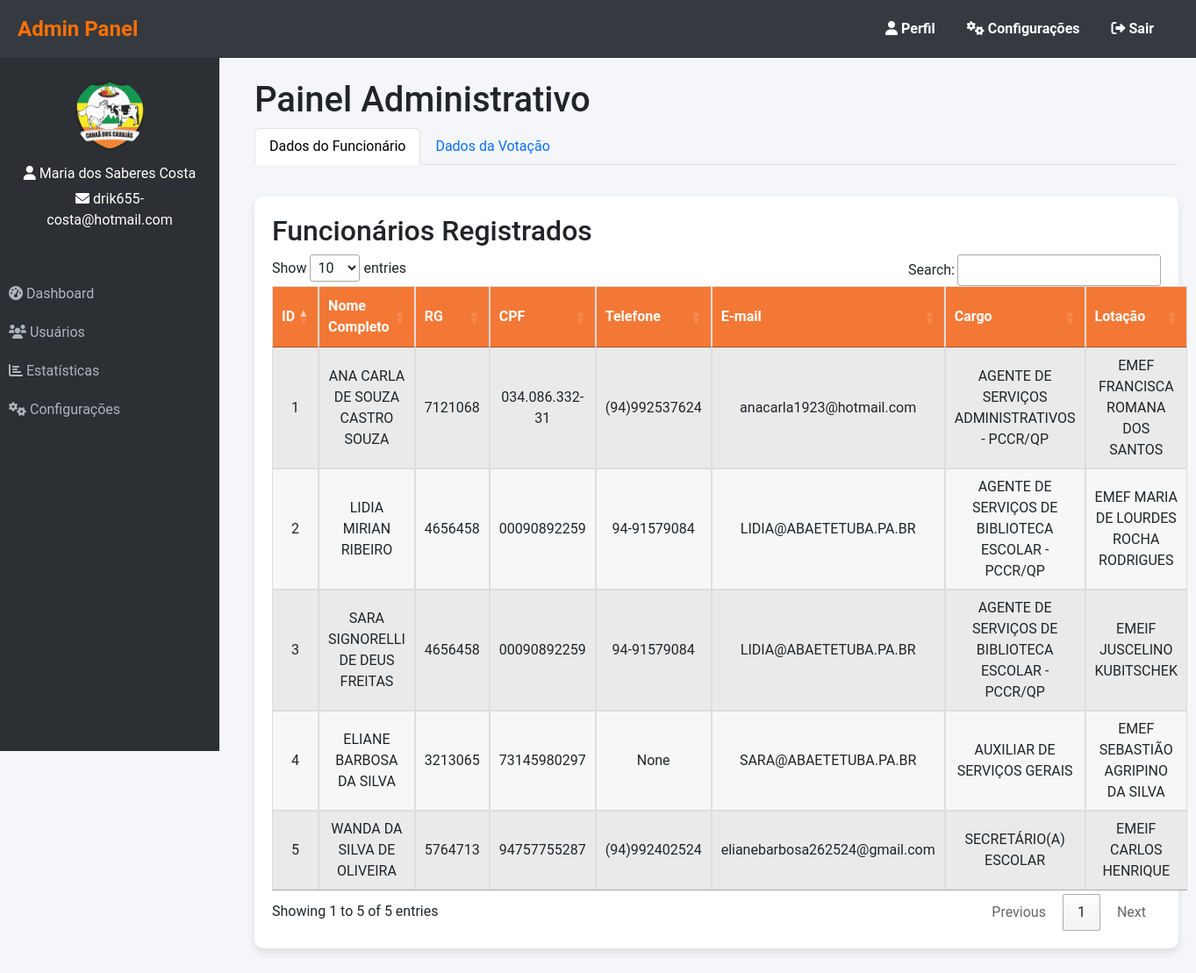
Page /listar_funcionarios/ (signed in) on the committed database.
### website/models.py (models this page shows, shortened)
class Usuario(AbstractUser):
    nome_completo = models.CharField(max_length=255)
    cpf = models.CharField(max_length=11, unique=True)  # CPF único
    email = models.EmailField(unique=True)
    data_cadastro = models.DateTimeField(auto_now_add=True)
    data_nascimento = models.DateField()  # Campo de data de nascimento
    telefone = models.CharField(max_length=15, null=True, blank=True)  # Telefone do Candidato
    telefone_contato_2 = models.CharField(max_length=15, null=True, blank=True)  # Telefone de Contato 2
    telefone_secundario = models.CharField(max_length=15, null=True, blank=True)
    endereco = models.CharField(max_length=255, null=True, blank=True)  # Endereço
    bairro = models.CharField(max_length=100, null=True, blank=True)  # Bairro
    ponto_referencia = models.CharField(max_length=255, null=True, blank=True)  # Ponto de Referência
    maior_de_18 = models.BooleanField(default=False)  # O Candidato é maior de 18 anos?
    responsavel_legal = models.CharField(max_length=255, null=True, blank=True)
    tipo_responsavel = models.CharField(max_length=50, choices=[
        ('Mãe', 'Mãe'),
        ('Pai', 'Pai'),
        ('Responsável Legal', 'Responsável Legal')
    ], null=True, blank=True)
    necessidade_especial = models.BooleanField(default=False)
    tipo_necessidade_especial = models.CharField(max_length=50, choices=[
        ('Baixa Visão', 'Baixa Visão'),
        ('Cegueira', 'Cegueira'),
        ('Auditiva', 'Auditiva'),
        ('Deficiência Física', 'Deficiência Física'),
        ('Deficiência Intelectual', 'Deficiência Intelectual')
    ], null=True, blank=True)
    etapa_matricula = models.CharField(max_length=50, choices=[
        ('Etapa I Ensino Fundamental I(1º 2º 3º ano)', 'Etapa I Ensino Fundamental I(1º 2º 3º ano)'),
        ('Etapa II Ensino Fundamental I(4º 5º ano)', 'Etapa II Ensino Fundamental I(4º 5º ano)'),
        ('Etapa III', 'Etapa III')
    ], null=True, blank=True)
    nome_responsavel = models.CharField(max_length=255, null=True, blank=True)  # Nome do Responsável Legal
    tipo_responsavel = models.CharField(max_length=50, choices=[('Mãe', 'Mãe'), ('Pai', 'Pai'), ('Responsável Legal', 'Responsável Legal')], null=True, blank=True)  # Tipo de Responsável Legal
    possui_necessidade_especial = models.BooleanField(default=False)  # Possui alguma necessidade especial?
    necessidade_especial_detalhe = models.CharField(
        max_length=50,
        choices=[
            ('Baixa Visão', 'Baixa Visão'),
            ('Cegueira', 'Cegueira'),
            ('Auditiva', 'Auditiva'),
            ('Deficiência Física', 'Deficiência Física'),
            ('Deficiência Intelectual', 'Deficiência Intelectual')
        ],
        null=True, blank=True
    )  # Caso possua, favor assinalar
    turno_disponivel = models.CharField(
        max_length=20,
        choices=[
            ('Manhã', 'Manhã'),
            ('Tarde', 'Tarde'),
            ('Noite', 'Noite')
        ],
        null=True, blank=True
    )  # Turno de Estudo Disponível
    etapa_pretendida = models.CharField(
        max_length=100,
        choices=[
            ('Etapa I Ensino Fundamental I (1º 2º 3º ano)', 'Etapa I Ensino Fundamental I (1º 2º 3º ano)'),
            ('Etapa II Ensino Fundamental I (4º 5º ano)', 'Etapa II Ensino Fundamental I (4º 5º ano)'),
            ('Etapa III Ensino Fundamental II', 'Etapa III Ensino Fundamental II')
        ],
        null=True, blank=True
    )  # Etapa pretendida para a matrícula
    groups = models.ManyToManyField(
        'auth.Group',
        related_name='custom_usuario_set',  # Name to avoid conflict
        blank=True
    )
    user_permissions = models.ManyToManyField(
        'auth.Permission',
        related_name='custom_usuario_permissions_set',  # Name to avoid conflict
        blank=True
    )

class Funcionario(models.Model):
    nome_completo = models.CharField(max_length=255)
    rg = models.CharField(max_length=20)
    cpf = models.CharField(max_length=14, unique=True)
    telefone = models.CharField(max_length=15)
    email = models.EmailField(max_length=255)
    cargo = models.CharField(max_length=100)
    lotacao = models.CharField(max_length=100)  # Lotação refers to the work location or department

### website/views.py (the view)
# urls.py: path('listar_funcionarios/', views.listar_funcionarios, name='listar_funcionarios'),
def listar_funcionarios(request):
    funcionarios = Funcionario.objects.all()  # Busca todos os registros da tabela Funcionario
    return render(request, 'listar_funcionarios.html', {'funcionarios': funcionarios})

### website/templates/listar_funcionarios.html (shortened to what this page needs)
<!DOCTYPE html>
{% load static %}
<html lang="en">
<head>
    <link rel="stylesheet" href="https://cdnjs.cloudflare.com/ajax/libs/font-awesome/6.0.0/css/all.min.css">
    <link href="https://cdn.jsdelivr.net/npm/bootstrap@5.3.0-alpha3/dist/css/bootstrap.min.css" rel="stylesheet">
    <link rel="stylesheet" href="https://cdn.datatables.net/1.13.1/css/jquery.dataTables.min.css">
    <link rel="stylesheet" href="{% static 'css/style.css' %}">
</head>
<body>
    <nav class="navbar navbar-expand-lg navbar-dark">
        <a class="navbar-brand" href="#">Admin Panel</a>
        <div class="collapse navbar-collapse" id="navbarNav">
            <ul class="navbar-nav ms-auto">
                <li class="nav-item">
                    <a class="nav-link" href="#"><i class="fas fa-user"></i> Perfil</a>
                </li>
                <li class="nav-item">
                    <a class="nav-link" href="#"><i class="fas fa-cogs"></i> Configurações</a>
                </li>
                <li class="nav-item">
                    <form method="POST" action="{% url 'logout' %}">
                        <button type="submit" class="btn btn-link nav-link">
                            <i class="fas fa-sign-out-alt"></i> Sair
                        </button>
                    </form>
                </li>
            </ul>
        </div>
    </nav>
    <div class="sidebar">
        <div class="admin-info">
            <img src="{% static 'img/admin_background.jpg' %}" alt="Admin Avatar" class="admin-avatar">
            <p><i class="fas fa-user"></i> {{ user.nome_completo }}</p>
            <p><i class="fas fa-envelope"></i> {{ user.email }}</p>
        </div>
        <a href="#"><i class="fas fa-tachometer-alt"></i> Dashboard</a>
        <a href="#"><i class="fas fa-users"></i> Usuários</a>
        <a href="#"><i class="fas fa-chart-bar"></i> Estatísticas</a>
        <a href="#"><i class="fas fa-cogs"></i> Configurações</a>
    </div>
    <div class="main-content">
        <h1>Painel Administrativo</h1>
        <ul class="nav nav-tabs" id="funcionarioTabs" role="tablist">
            <li class="nav-item" role="presentation">
                <button class="nav-link active" id="dados-funcionario-tab" data-bs-toggle="tab" data-bs-target="#dados-funcionario" type="button" role="tab" aria-controls="dados-funcionario" aria-selected="true">Dados do Funcionário</button>
            </li>
            <li class="nav-item" role="presentation">
                <button class="nav-link" id="dados-votacao-tab" data-bs-toggle="tab" data-bs-target="#dados-votacao" type="button" role="tab" aria-controls="dados-votacao" aria-selected="false">Dados da Votação</button>
            </li>
        </ul>
        <div class="tab-content mt-3" id="myTabContent">
            <div class="tab-pane fade show active" id="dados-funcionario" role="tabpanel" aria-labelledby="dados-funcionario-tab">
                <div class="table-container">
                    <h2>Funcionários Registrados</h2>
                    <table id="funcionarios-table" class="table table-striped table-bordered">
                        <thead>
                            <tr>
                                <th>ID</th>
                                <th>Nome Completo</th>
                                <th>RG</th>
                                <th>CPF</th>
                                <th>Telefone</th>
                                <th>E-mail</th>
                                <th>Cargo</th>
                                <th>Lotação</th>
                            </tr>
                        </thead>
                        <tbody>
                            {% for funcionario in funcionarios %}
                                <tr>
                                    <td>{{ funcionario.id }}</td>
                                    <td>{{ funcionario.nome_completo }}</td>
                                    <td>{{ funcionario.rg }}</td>
                                    <td>{{ funcionario.cpf }}</td>
                                    <td>{{ funcionario.telefone }}</td>
                                    <td>{{ funcionario.email }}</td>
                                    <td>{{ funcionario.cargo }}</td>
                                    <td>{{ funcionario.lotacao }}</td>
                                </tr>
                            {% endfor %}
                        </tbody>
                    </table>
                </div>
            </div>
        </div>
    </div>
</body>
</html>

### static/css/style.css (style rules this page uses)
html, body { height: 100%; margin: 0; display: flex; flex-direction: column; font-family: 'Roboto', sans-serif; background-color: #f5f7fa; }
.navbar { background-color: #343a40; margin-bottom: 0; position: relative; z-index: 1000; }
.navbar-nav .nav-link { color: white !important; font-weight: bold; }
.main-content { flex: 1; display: flex; flex-direction: column; }
.table th, .table td { border: 1px solid #ddd; padding: 8px; text-align: center; vertical-align: middle; }
.table th { background-color: #f47835; color: white; }
.table td { background-color: #f7f7f7; }
.table-container { margin: 20px 0; }
.table { width: 100%; margin-bottom: 20px; border-collapse: collapse; }

### website/templates/listar_funcionarios.html (style rules this page uses)
body { font-family: 'Roboto', sans-serif; background-color: #f4f6f9; }
.navbar { background-color: #343a40; padding: 10px 20px; position: fixed; top: 0; left: 0; width: 100%; z-index: 1000; }
.navbar-brand { color: #ff6f00; font-weight: bold; font-size: 1.5rem; }
.navbar-nav .nav-link { color: #adb5bd; font-size: 1rem; margin-right: 20px; }
.sidebar { background-color: #2c2f33; width: 250px; height: 100vh; position: fixed; top: 56px; left: 0; padding: 20px 0; }
.sidebar .admin-info { text-align: center; margin-bottom: 30px; padding: 15px; }
.sidebar .admin-avatar { width: 80px; height: 80px; border-radius: 50%; margin-bottom: 10px; }
.sidebar .admin-info p { color: #fff; margin: 5px 0; }
.sidebar a { color: #adb5bd; padding: 10px; text-decoration: none; display: block; font-size: 1rem; transition: all 0.3s ease; }
.main-content { margin-left: 270px; margin-top: 70px; padding: 20px; }
.table-container { background-color: #fff; padding: 20px; border-radius: 10px; box-shadow: 0 5px 10px rgba(0, 0, 0, 0.1); }
table th, table td { padding: 10px; text-align: left; }
table th { background-color: #ff6f00; color: white; text-align: center; }
table td { text-align: center; }

### rows in the picture
Usuario: nome_completo "Maria dos Saberes Costa", email "drik655-costa@hotmail.com"
Funcionario: id "1", nome_completo "ANA CARLA DE SOUZA CASTRO SOUZA", rg "7121068", cpf "034.086.332-31", telefone "(94)992537624", email "anacarla1923@hotmail.com", cargo "AGENTE DE SERVIÇOS ADMINISTRATIVOS - PCCR/QP", lotacao "EMEF FRANCISCA ROMANA DOS SANTOS"
Funcionario: id "2", nome_completo "LIDIA MIRIAN RIBEIRO", rg "4656458", cpf "00090892259", telefone "94-91579084", email "LIDIA@ABAETETUBA.PA.BR", cargo "AGENTE DE SERVIÇOS DE BIBLIOTECA ESCOLAR - PCCR/QP", lotacao "EMEF MARIA DE LOURDES ROCHA RODRIGUES"
Funcionario: id "3", nome_completo "SARA SIGNORELLI DE DEUS FREITAS", rg "4656458", cpf "00090892259", telefone "94-91579084", email "LIDIA@ABAETETUBA.PA.BR", cargo "AGENTE DE SERVIÇOS DE BIBLIOTECA ESCOLAR - PCCR/QP", lotacao "EMEIF JUSCELINO KUBITSCHEK"
Funcionario: id "4", nome_completo "ELIANE BARBOSA DA SILVA", rg "3213065", cpf "73145980297", telefone "None", email "SARA@ABAETETUBA.PA.BR", cargo "AUXILIAR DE SERVIÇOS GERAIS", lotacao "EMEF SEBASTIÃO AGRIPINO DA SILVA"
Funcionario: id "5", nome_completo "WANDA DA SILVA DE OLIVEIRA", rg "5764713", cpf "94757755287", telefone "(94)992402524", email "elianebarbosa262524@gmail.com", cargo "SECRETÁRIO(A) ESCOLAR", lotacao "EMEIF CARLOS HENRIQUE"
